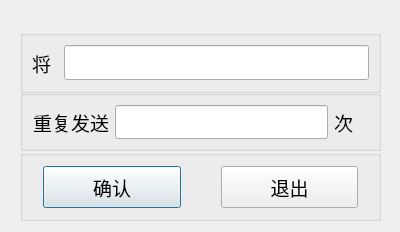
<?xml version="1.0" encoding="UTF-8"?>
<ui version="4.0">
 <class>Dialog_repeat</class>
 <widget class="QDialog" name="Dialog_repeat">
  <property name="geometry">
   <rect>
    <x>0</x>
    <y>0</y>
    <width>400</width>
    <height>232</height>
   </rect>
  </property>
  <property name="font">
   <font>
    <family>微软雅黑</family>
    <pointsize>14</pointsize>
   </font>
  </property>
  <property name="windowTitle">
   <string>重复发送</string>
  </property>
  <widget class="QGroupBox" name="groupBox">
   <property name="geometry">
    <rect>
     <x>20</x>
     <y>30</y>
     <width>361</width>
     <height>63</height>
    </rect>
   </property>
   <property name="title">
    <string/>
   </property>
   <layout class="QHBoxLayout" name="horizontalLayout" stretch="1,10">
    <property name="spacing">
     <number>2</number>
    </property>
    <item>
     <widget class="QLabel" name="label">
      <property name="text">
       <string>将</string>
      </property>
     </widget>
    </item>
    <item>
     <widget class="QLineEdit" name="test1">
      <property name="sizePolicy">
       <sizepolicy hsizetype="Ignored" vsizetype="Fixed">
        <horstretch>0</horstretch>
        <verstretch>0</verstretch>
       </sizepolicy>
      </property>
     </widget>
    </item>
   </layout>
  </widget>
  <widget class="QGroupBox" name="groupBox_2">
   <property name="geometry">
    <rect>
     <x>20</x>
     <y>150</y>
     <width>361</width>
     <height>71</height>
    </rect>
   </property>
   <property name="title">
    <string/>
   </property>
   <layout class="QHBoxLayout" name="horizontalLayout_3" stretch="0,0">
    <property name="spacing">
     <number>40</number>
    </property>
    <property name="leftMargin">
     <number>20</number>
    </property>
    <property name="topMargin">
     <number>10</number>
    </property>
    <property name="rightMargin">
     <number>20</number>
    </property>
    <property name="bottomMargin">
     <number>10</number>
    </property>
    <item>
     <widget class="QPushButton" name="startButton">
      <property name="sizePolicy">
       <sizepolicy hsizetype="Minimum" vsizetype="Minimum">
        <horstretch>0</horstretch>
        <verstretch>0</verstretch>
       </sizepolicy>
      </property>
      <property name="text">
       <string>确认</string>
      </property>
      <property name="autoDefault">
       <bool>true</bool>
      </property>
     </widget>
    </item>
    <item>
     <widget class="QPushButton" name="exitButton">
      <property name="sizePolicy">
       <sizepolicy hsizetype="Minimum" vsizetype="Minimum">
        <horstretch>0</horstretch>
        <verstretch>0</verstretch>
       </sizepolicy>
      </property>
      <property name="text">
       <string>退出</string>
      </property>
      <property name="autoDefault">
       <bool>false</bool>
      </property>
     </widget>
    </item>
   </layout>
  </widget>
  <widget class="QGroupBox" name="group1">
   <property name="geometry">
    <rect>
     <x>20</x>
     <y>90</y>
     <width>361</width>
     <height>61</height>
    </rect>
   </property>
   <layout class="QHBoxLayout" name="horizontalLayout_2" stretch="1,6,1">
    <property name="leftMargin">
     <number>10</number>
    </property>
    <item>
     <widget class="QLabel" name="label_2">
      <property name="text">
       <string>重复发送</string>
      </property>
     </widget>
    </item>
    <item>
     <widget class="QLineEdit" name="text2">
      <property name="sizePolicy">
       <sizepolicy hsizetype="Ignored" vsizetype="Fixed">
        <horstretch>0</horstretch>
        <verstretch>0</verstretch>
       </sizepolicy>
      </property>
     </widget>
    </item>
    <item>
     <widget class="QLabel" name="label_3">
      <property name="text">
       <string>次</string>
      </property>
     </widget>
    </item>
   </layout>
  </widget>
 </widget>
 <resources/>
 <connections/>
</ui>
